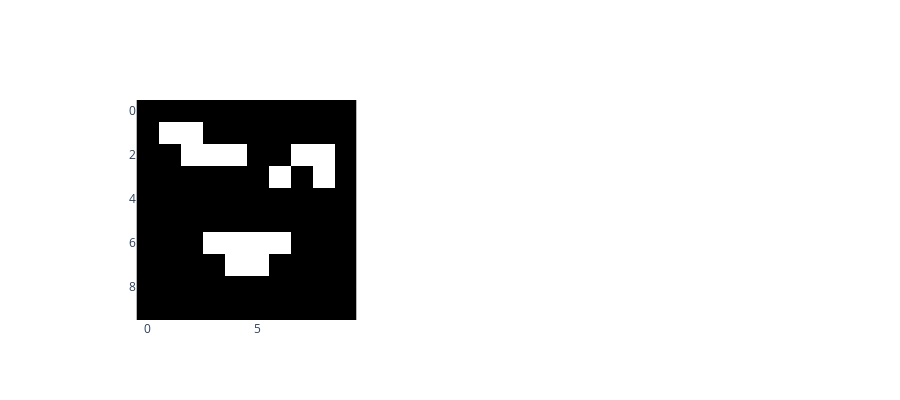
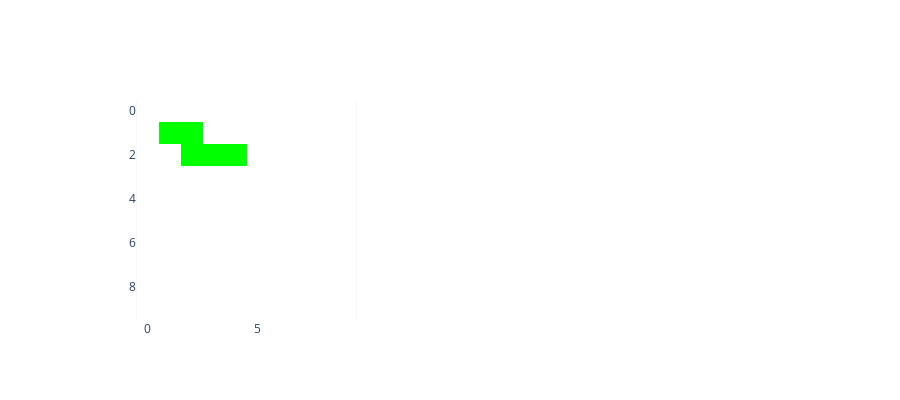
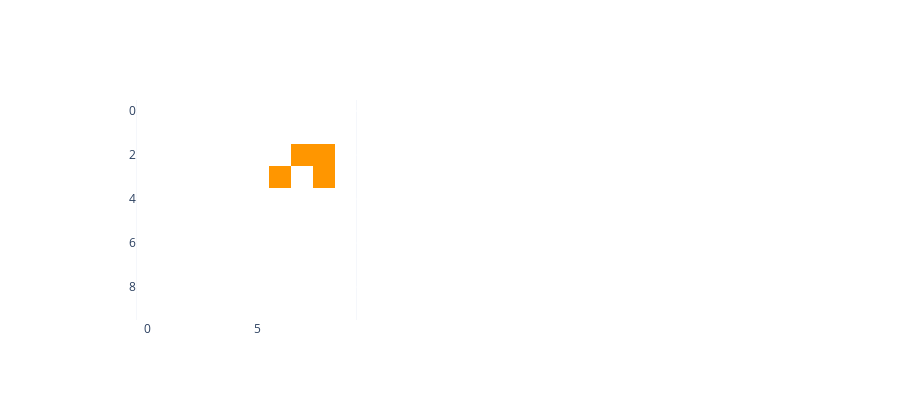
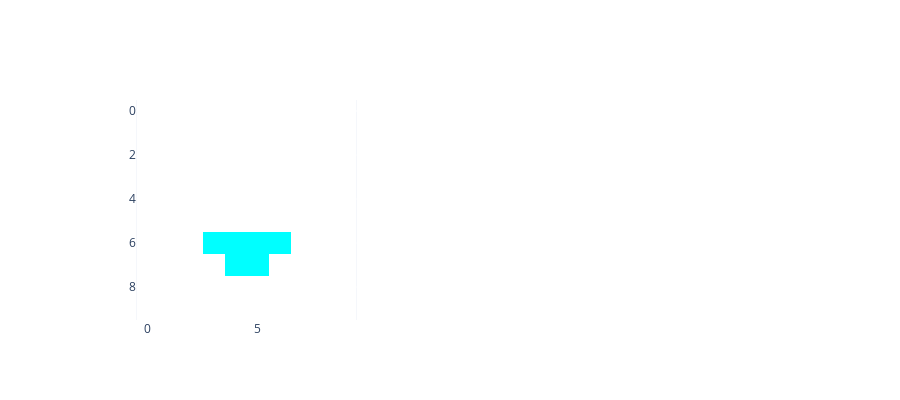

The code cell stored with these charts, in order, in its notebook:
### Code cell
# 204 (fcc82909) - objects defined by both adj and col
# 206 (72ca375d) - objects defined by color

i = 206
keys = list(problems.keys())
key = keys[i]
# utils.Visualizer.plot_problem(problems, key)

from src.utils import Problem
problem = Problem(key, problems[key])

grid1 = problem.get_inputs()[0]
w, h = utils.get_w(grid1), utils.get_h(grid1)
# utils.Visualizer.plot_example(grid1)
objects = utils.get_objects_by_color(grid1)

for obj in objects:
    eg = utils.empty_grid(x=w, y=h, fill_value=-1)
    for pixel in obj:
        eg[pixel[1]][pixel[0]] = pixel[2]['color']
    utils.Visualizer.plot_example(eg)

from pprint import pprint
pprint(objects)

### Figure 1 — Plotly figure (JSON) as saved in the notebook; plotly's stock layout.template omitted (floating-point values rounded to 4 significant figures; data arrays with more than 128 entries replaced by an {"elided": "..."} marker saying what was removed)
{"data": [{"type": "image", "xaxis": "x", "yaxis": "y", "z": {"elided": "10x10x3 int values"}}], "layout": {"height": 400, "xaxis": {"anchor": "y", "domain": [0, 0.45]}, "xaxis2": {"anchor": "y2", "domain": [0.55, 1]}, "yaxis": {"anchor": "x", "domain": [0, 1]}, "yaxis2": {"anchor": "x2", "domain": [0, 1]}}}

### Figure 2 — Plotly figure (JSON) as saved in the notebook; plotly's stock layout.template omitted (floating-point values rounded to 4 significant figures; data arrays with more than 128 entries replaced by an {"elided": "..."} marker saying what was removed)
{"data": [{"type": "image", "xaxis": "x", "yaxis": "y", "z": {"elided": "10x10x3 int values"}}], "layout": {"height": 400, "xaxis": {"anchor": "y", "domain": [0, 0.45]}, "xaxis2": {"anchor": "y2", "domain": [0.55, 1]}, "yaxis": {"anchor": "x", "domain": [0, 1]}, "yaxis2": {"anchor": "x2", "domain": [0, 1]}}}

### Figure 3 — Plotly figure (JSON) as saved in the notebook; plotly's stock layout.template omitted (floating-point values rounded to 4 significant figures; data arrays with more than 128 entries replaced by an {"elided": "..."} marker saying what was removed)
{"data": [{"type": "image", "xaxis": "x", "yaxis": "y", "z": {"elided": "10x10x3 int values"}}], "layout": {"height": 400, "xaxis": {"anchor": "y", "domain": [0, 0.45]}, "xaxis2": {"anchor": "y2", "domain": [0.55, 1]}, "yaxis": {"anchor": "x", "domain": [0, 1]}, "yaxis2": {"anchor": "x2", "domain": [0, 1]}}}

### Figure 4 — Plotly figure (JSON) as saved in the notebook; plotly's stock layout.template omitted (floating-point values rounded to 4 significant figures; data arrays with more than 128 entries replaced by an {"elided": "..."} marker saying what was removed)
{"data": [{"type": "image", "xaxis": "x", "yaxis": "y", "z": {"elided": "10x10x3 int values"}}], "layout": {"height": 400, "xaxis": {"anchor": "y", "domain": [0, 0.45]}, "xaxis2": {"anchor": "y2", "domain": [0.55, 1]}, "yaxis": {"anchor": "x", "domain": [0, 1]}, "yaxis2": {"anchor": "x2", "domain": [0, 1]}}}
